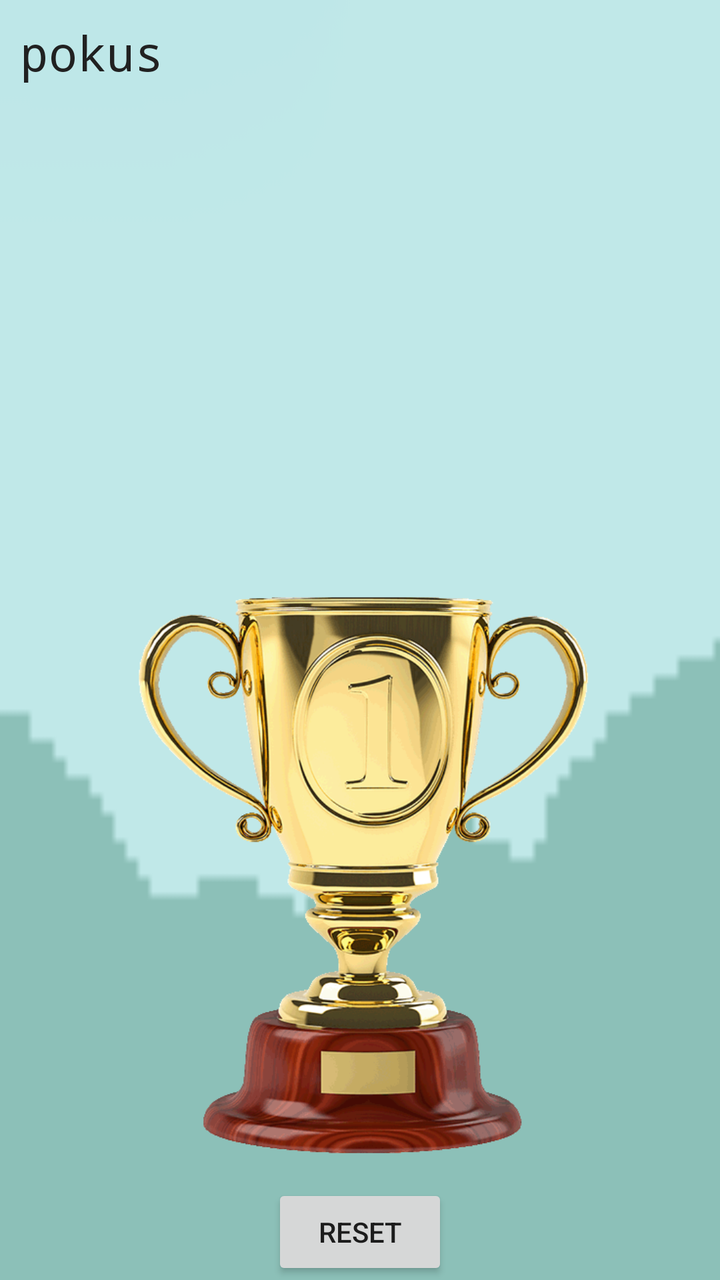
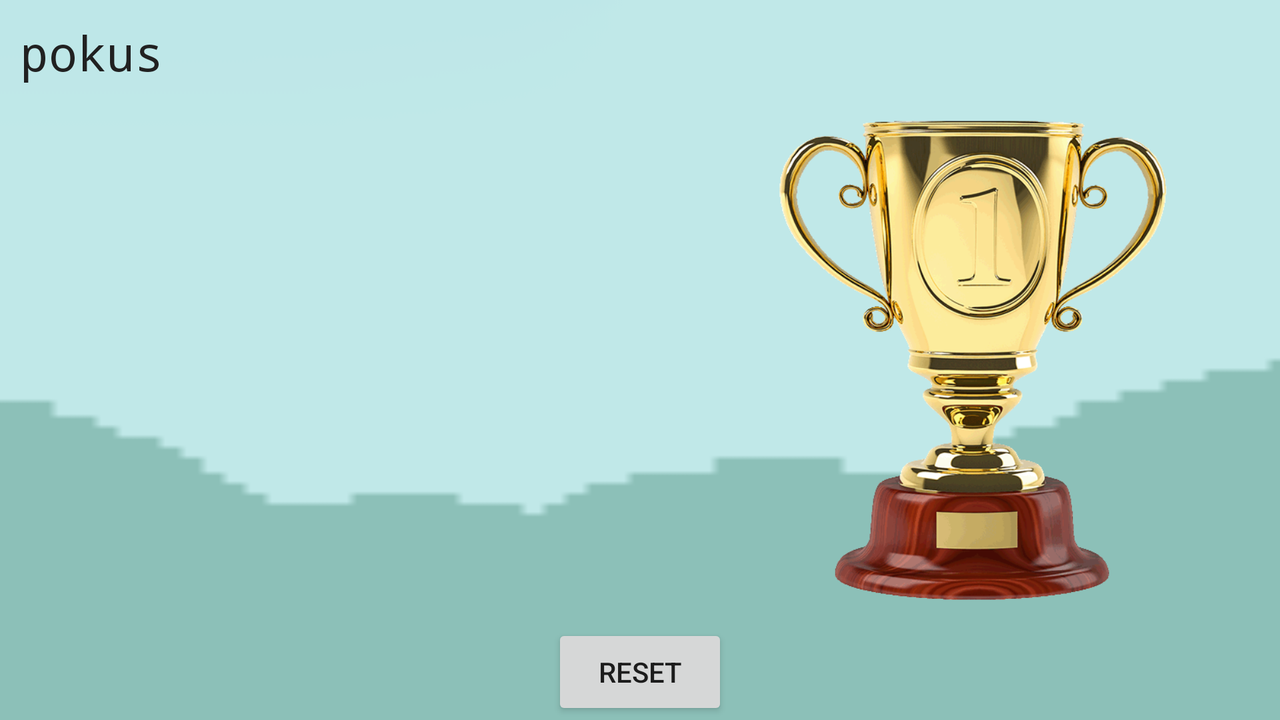

First picture: res/layout/ on a phone held upright. Second picture: the repository's own variant of that layout, on a device whose configuration matches the variant's folder. Source for both follows.
<!-- AndroidManifest.xml: application theme AppTheme -->
<!-- res/layout/activity_evaluation.xml -->
<?xml version="1.0" encoding="utf-8"?>
<RelativeLayout xmlns:android="http://schemas.android.com/apk/res/android"
    xmlns:tools="http://schemas.android.com/tools"
    android:layout_width="match_parent"
    android:layout_height="match_parent"
    android:background="@drawable/background_new"
    tools:context="com.example.android.gamesquizlinear.evaluation">

    <TextView
        android:id="@+id/evaluation"
        style="@style/evaluation"
        android:layout_alignParentTop="true"
        android:layout_centerHorizontal="true"
        android:layout_margin="@dimen/activity_vertical_margin"
        android:text="pokus" />


    <ImageView
        android:id="@+id/result"
        android:layout_width="wrap_content"
        android:layout_height="wrap_content"
        android:layout_alignParentStart="true"
        android:layout_marginBottom="@dimen/cup_trophy"
        android:scaleType="fitEnd"
        android:src="@drawable/place1" />


    <Button
        android:id="@+id/reset"
        android:layout_width="wrap_content"
        android:layout_height="wrap_content"
        android:layout_alignParentBottom="true"
        android:layout_centerHorizontal="true"
        android:text="@string/reset"
        android:onClick="reset"
        />


</RelativeLayout>
<!-- resources referenced by this layout -->
<resources>
  <dimen name="activity_vertical_margin">16dp</dimen>
  <dimen name="cup_trophy">45dp</dimen>
  <!-- drawable background_new: png bitmap (drawable, 18792 bytes) -->
  <!-- drawable place1: gif bitmap (drawable, 78839 bytes) -->
  <string name="reset">reset</string>
  <style name="evaluation">
          <item name="android:layout_height">wrap_content</item>
          <item name="android:layout_width">match_parent</item>
          <item name="android:fontFamily">monospace</item>
          <item name="android:textSize">24sp</item>
          <item name="android:textColor">@color/colorPrimaryText</item>
      </style>
  <style name="AppTheme" parent="@style/Theme.AppCompat.Light.NoActionBar">
          
          <item name="colorPrimary">@color/colorPrimary</item>
          <item name="colorPrimaryDark">@color/colorPrimaryDark</item>
          <item name="colorAccent">@color/colorAccent</item>
      </style>
  <color name="colorPrimaryText">#212121</color>
  <color name="colorPrimary">#8BC34A</color>
  <color name="colorPrimaryDark">#689F38</color>
  <color name="colorAccent">#FFEB3B</color>
</resources>
<!-- res/layout-land/activity_evaluation.xml (the repository's variant of the layout above) -->
<!-- drawn on the phone turned sideways -->
<?xml version="1.0" encoding="utf-8"?>
<RelativeLayout xmlns:android="http://schemas.android.com/apk/res/android"
    xmlns:tools="http://schemas.android.com/tools"
    android:layout_width="match_parent"
    android:layout_height="match_parent"
    android:background="@drawable/background_new"
    android:orientation="horizontal"
    tools:context="com.example.android.gamesquizlinear.evaluation">

    <LinearLayout
        android:layout_width="match_parent"
        android:layout_height="match_parent"
        android:orientation="horizontal">

        <TextView
        android:id="@+id/evaluation"
        style="@style/evaluationLandscape"
        android:layout_weight="1"
        android:layout_margin="@dimen/activity_vertical_margin"
        android:text="pokus" />


        <ImageView
        android:id="@+id/result"
        android:layout_width="0dp"
        android:layout_weight="1"
        android:layout_height="wrap_content"
        android:layout_marginBottom="@dimen/cup_trophy"
        android:scaleType="fitEnd"
        android:src="@drawable/place1" />


    </LinearLayout>

   <Button
        android:id="@+id/reset"
        android:layout_width="wrap_content"
        android:layout_height="wrap_content"
        android:layout_alignParentBottom="true"
       android:layout_centerInParent="true"
        android:onClick="reset"
        android:text="@string/reset" />
</RelativeLayout>
<!-- resources referenced by the variant -->
<!-- as the phone turned sideways resolves them -->
<resources>
  <dimen name="activity_vertical_margin">16dp</dimen>
  <dimen name="cup_trophy">45dp</dimen>
  <!-- drawable background_new: png bitmap (drawable, 18792 bytes) -->
  <!-- drawable place1: gif bitmap (drawable, 78839 bytes) -->
  <string name="reset">reset</string>
  <style name="evaluationLandscape">
          <item name="android:layout_height">match_parent</item>
          <item name="android:layout_width">0dp</item>
          <item name="android:fontFamily">monospace</item>
          <item name="android:textSize">24sp</item>
          <item name="android:textColor">@color/colorPrimaryText</item>
      </style>
  <style name="AppTheme" parent="@style/Theme.AppCompat.Light.NoActionBar">
          
          <item name="colorPrimary">@color/colorPrimary</item>
          <item name="colorPrimaryDark">@color/colorPrimaryDark</item>
          <item name="colorAccent">@color/colorAccent</item>
      </style>
  <color name="colorPrimaryText">#212121</color>
  <color name="colorPrimary">#8BC34A</color>
  <color name="colorPrimaryDark">#689F38</color>
  <color name="colorAccent">#FFEB3B</color>
</resources>
